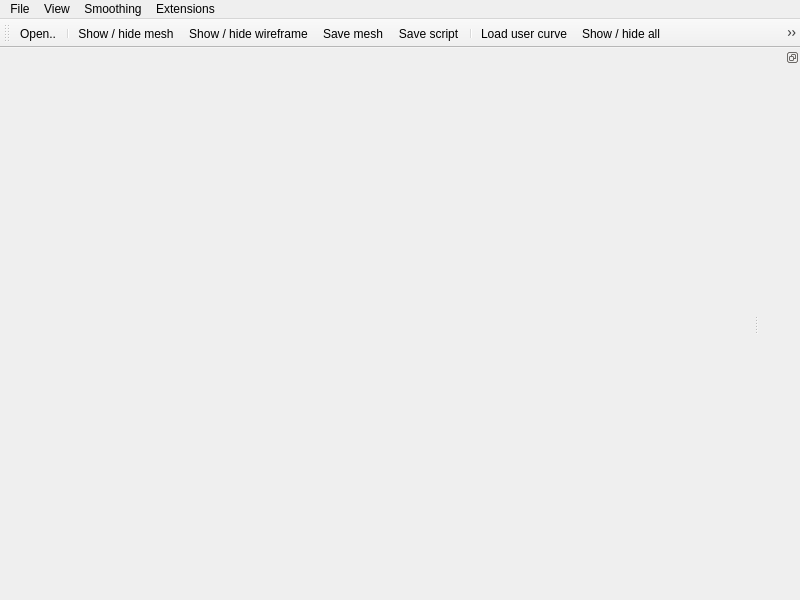
<?xml version="1.0" encoding="UTF-8"?>
<ui version="4.0">
 <class>ExtendMeshClass</class>
 <widget class="QMainWindow" name="ExtendMeshClass">
  <property name="geometry">
   <rect>
    <x>0</x>
    <y>0</y>
    <width>800</width>
    <height>600</height>
   </rect>
  </property>
  <property name="windowTitle">
   <string>Extend Mesh</string>
  </property>
  <property name="windowIcon">
   <iconset resource="extendMesh.qrc">
    <normaloff>:/ExtendMesh/Resources/app.ico</normaloff>:/ExtendMesh/Resources/app.ico</iconset>
  </property>
  <widget class="QWidget" name="centralWidget">
   <layout class="QHBoxLayout" name="horizontalLayout">
    <property name="spacing">
     <number>0</number>
    </property>
    <property name="margin">
     <number>0</number>
    </property>
    <item>
     <widget class="Viewer" name="viewer" native="true"/>
    </item>
    <item>
     <widget class="Commander" name="commander" native="true"/>
    </item>
   </layout>
  </widget>
  <widget class="QMenuBar" name="menuBar">
   <property name="geometry">
    <rect>
     <x>0</x>
     <y>0</y>
     <width>800</width>
     <height>25</height>
    </rect>
   </property>
   <widget class="QMenu" name="menuFile">
    <property name="title">
     <string>File</string>
    </property>
    <addaction name="actionOpen"/>
    <addaction name="separator"/>
    <addaction name="actionSaveMesh"/>
    <addaction name="actionSaveScript"/>
    <addaction name="separator"/>
    <addaction name="actionQuit"/>
   </widget>
   <widget class="QMenu" name="menuView">
    <property name="title">
     <string>View</string>
    </property>
    <addaction name="actionToggleMeshVisible"/>
    <addaction name="actionToggleMeshWireframe"/>
    <addaction name="separator"/>
    <addaction name="actionSwitchCamera"/>
    <addaction name="separator"/>
    <addaction name="actionChangeRenderStyle"/>
   </widget>
   <widget class="QMenu" name="menuSmoothing">
    <property name="title">
     <string>Smoothing</string>
    </property>
    <addaction name="actionLaplacianSmoothing"/>
    <addaction name="actionMeanCurvatureFlow"/>
   </widget>
   <widget class="QMenu" name="menuExtensions">
    <property name="title">
     <string>Extensions</string>
    </property>
    <addaction name="actionLoadUserCurve"/>
    <addaction name="separator"/>
    <addaction name="actionToggleExtenShowAll"/>
    <addaction name="actionToggleExtenWireframe"/>
    <addaction name="actionToggleExtenColoredPatches"/>
    <addaction name="actionToggleExtenCrossSections"/>
   </widget>
   <addaction name="menuFile"/>
   <addaction name="menuView"/>
   <addaction name="menuSmoothing"/>
   <addaction name="menuExtensions"/>
  </widget>
  <widget class="QToolBar" name="mainToolBar">
   <attribute name="toolBarArea">
    <enum>TopToolBarArea</enum>
   </attribute>
   <attribute name="toolBarBreak">
    <bool>false</bool>
   </attribute>
   <addaction name="actionOpen"/>
   <addaction name="separator"/>
   <addaction name="actionToggleMeshVisible"/>
   <addaction name="actionToggleMeshWireframe"/>
   <addaction name="actionSaveMesh"/>
   <addaction name="actionSaveScript"/>
   <addaction name="separator"/>
   <addaction name="actionLoadUserCurve"/>
   <addaction name="actionToggleExtenShowAll"/>
   <addaction name="actionToggleExtenWireframe"/>
   <addaction name="actionToggleExtenCrossSections"/>
  </widget>
  <widget class="QDockWidget" name="sideBarDock">
   <property name="features">
    <set>QDockWidget::DockWidgetFloatable|QDockWidget::DockWidgetMovable</set>
   </property>
   <attribute name="dockWidgetArea">
    <number>2</number>
   </attribute>
   <widget class="SideBar" name="sideBar"/>
  </widget>
  <action name="actionOpen">
   <property name="icon">
    <iconset resource="extendMesh.qrc">
     <normaloff>:/ExtendMesh/Resources/open2.png</normaloff>:/ExtendMesh/Resources/open2.png</iconset>
   </property>
   <property name="text">
    <string>Open..</string>
   </property>
  </action>
  <action name="actionSaveMesh">
   <property name="icon">
    <iconset resource="extendMesh.qrc">
     <normaloff>:/ExtendMesh/Resources/save.png</normaloff>:/ExtendMesh/Resources/save.png</iconset>
   </property>
   <property name="text">
    <string>Save mesh...</string>
   </property>
  </action>
  <action name="actionSaveScript">
   <property name="icon">
    <iconset resource="extendMesh.qrc">
     <normaloff>:/ExtendMesh/Resources/saveScript.png</normaloff>:/ExtendMesh/Resources/saveScript.png</iconset>
   </property>
   <property name="text">
    <string>Save script</string>
   </property>
  </action>
  <action name="actionQuit">
   <property name="icon">
    <iconset resource="extendMesh.qrc">
     <normaloff>:/ExtendMesh/Resources/power_off.png</normaloff>:/ExtendMesh/Resources/power_off.png</iconset>
   </property>
   <property name="text">
    <string>Quit</string>
   </property>
  </action>
  <action name="actionToggleMeshWireframe">
   <property name="icon">
    <iconset resource="extendMesh.qrc">
     <normaloff>:/ExtendMesh/Resources/wireframe.png</normaloff>:/ExtendMesh/Resources/wireframe.png</iconset>
   </property>
   <property name="text">
    <string>Show / hide wireframe</string>
   </property>
  </action>
  <action name="actionSwitchCamera">
   <property name="text">
    <string>Switch camera type</string>
   </property>
  </action>
  <action name="actionChangeRenderStyle">
   <property name="text">
    <string>Change render style</string>
   </property>
  </action>
  <action name="actionLaplacianSmoothing">
   <property name="text">
    <string>Laplacian Smoothing</string>
   </property>
  </action>
  <action name="actionMeanCurvatureFlow">
   <property name="text">
    <string>Mean Curvature Flow</string>
   </property>
  </action>
  <action name="actionToggleExtenShowAll">
   <property name="icon">
    <iconset resource="extendMesh.qrc">
     <normaloff>:/ExtendMesh/Resources/eyeExten.png</normaloff>:/ExtendMesh/Resources/eyeExten.png</iconset>
   </property>
   <property name="text">
    <string>Show / hide all</string>
   </property>
  </action>
  <action name="actionToggleExtenWireframe">
   <property name="icon">
    <iconset resource="extendMesh.qrc">
     <normaloff>:/ExtendMesh/Resources/wireframeExten.png</normaloff>:/ExtendMesh/Resources/wireframeExten.png</iconset>
   </property>
   <property name="text">
    <string>Show / hide wireframe</string>
   </property>
  </action>
  <action name="actionToggleExtenColoredPatches">
   <property name="text">
    <string>Show / hide false colored patches</string>
   </property>
  </action>
  <action name="actionToggleExtenCrossSections">
   <property name="icon">
    <iconset resource="extendMesh.qrc">
     <normaloff>:/ExtendMesh/Resources/cross_sections.png</normaloff>:/ExtendMesh/Resources/cross_sections.png</iconset>
   </property>
   <property name="text">
    <string>Show / hide cross-sections</string>
   </property>
  </action>
  <action name="actionLoadUserCurve">
   <property name="icon">
    <iconset resource="extendMesh.qrc">
     <normaloff>:/ExtendMesh/Resources/open1.png</normaloff>:/ExtendMesh/Resources/open1.png</iconset>
   </property>
   <property name="text">
    <string>Load user curve...</string>
   </property>
  </action>
  <action name="actionToggleMeshVisible">
   <property name="icon">
    <iconset resource="extendMesh.qrc">
     <normaloff>:/ExtendMesh/Resources/eye.png</normaloff>:/ExtendMesh/Resources/eye.png</iconset>
   </property>
   <property name="text">
    <string>Show / hide mesh</string>
   </property>
  </action>
 </widget>
 <layoutdefault spacing="6" margin="11"/>
 <customwidgets>
  <customwidget>
   <class>Viewer</class>
   <extends>QWidget</extends>
   <header>GUI/Viewer.h</header>
   <container>1</container>
  </customwidget>
  <customwidget>
   <class>Commander</class>
   <extends>QWidget</extends>
   <header>GUI/Commander.h</header>
   <container>1</container>
   <slots>
    <slot>OpenMesh()</slot>
    <slot>ToggleWireframe()</slot>
    <slot>ToggleHeightPoints()</slot>
    <slot>ToggleVisible()</slot>
    <slot>SmoothRegular()</slot>
    <slot>SmoothCurvature()</slot>
    <slot>ToggleCameraProjection()</slot>
    <slot>ToggleShowHideAllDF()</slot>
    <slot>ToggleShowAsNormalizedPoints()</slot>
    <slot>SelectModeReconstructedPoints()</slot>
    <slot>ToggleShowDisplacements()</slot>
    <slot>ToggleShowCrossSections()</slot>
    <slot>ToggleSkelUserFriendly()</slot>
    <slot>ToggleShowGridMesh()</slot>
    <slot>OutputGridMesh()</slot>
    <slot>SaveScript()</slot>
    <slot>ToggleWireframeGridMesh()</slot>
    <slot>LoadUserCurve()</slot>
    <slot>ChangeBackgroundColor()</slot>
    <slot>ChangeRenderStyle()</slot>
    <slot>InfoMesh()</slot>
    <slot>ToggleShowColoredPatches()</slot>
    <slot>SaveMesh()</slot>
    <slot>OpenSkeleton()</slot>
    <slot>ShowHideSkeleton()</slot>
    <slot>OpenMeshWithSkeleton()</slot>
    <slot>CreateCylindricalParam()</slot>
    <slot>ToggleProjections()</slot>
    <slot>ToggleRefVectors()</slot>
    <slot>SmoothSelectedEdges()</slot>
    <slot>ToggleShowHideAllCP()</slot>
    <slot>Synthesize()</slot>
    <slot>Extend()</slot>
    <slot>CreateDisplacementField()</slot>
    <slot>TestSlicer()</slot>
    <slot>ToggleShowNormals()</slot>
    <slot>MoveVertex()</slot>
   </slots>
  </customwidget>
  <customwidget>
   <class>SideBar</class>
   <extends>QWidget</extends>
   <header>GUI/SideBar.h</header>
   <container>1</container>
  </customwidget>
 </customwidgets>
 <resources>
  <include location="extendMesh.qrc"/>
 </resources>
 <connections>
  <connection>
   <sender>actionQuit</sender>
   <signal>triggered()</signal>
   <receiver>ExtendMeshClass</receiver>
   <slot>close()</slot>
   <hints>
    <hint type="sourcelabel">
     <x>-1</x>
     <y>-1</y>
    </hint>
    <hint type="destinationlabel">
     <x>399</x>
     <y>299</y>
    </hint>
   </hints>
  </connection>
  <connection>
   <sender>actionOpen</sender>
   <signal>triggered()</signal>
   <receiver>commander</receiver>
   <slot>OpenMesh()</slot>
   <hints>
    <hint type="sourcelabel">
     <x>-1</x>
     <y>-1</y>
    </hint>
    <hint type="destinationlabel">
     <x>548</x>
     <y>327</y>
    </hint>
   </hints>
  </connection>
  <connection>
   <sender>actionToggleMeshWireframe</sender>
   <signal>triggered()</signal>
   <receiver>commander</receiver>
   <slot>ToggleWireframe()</slot>
   <hints>
    <hint type="sourcelabel">
     <x>-1</x>
     <y>-1</y>
    </hint>
    <hint type="destinationlabel">
     <x>548</x>
     <y>327</y>
    </hint>
   </hints>
  </connection>
  <connection>
   <sender>actionToggleMeshVisible</sender>
   <signal>triggered()</signal>
   <receiver>commander</receiver>
   <slot>ToggleVisible()</slot>
   <hints>
    <hint type="sourcelabel">
     <x>-1</x>
     <y>-1</y>
    </hint>
    <hint type="destinationlabel">
     <x>548</x>
     <y>327</y>
    </hint>
   </hints>
  </connection>
  <connection>
   <sender>actionToggleExtenWireframe</sender>
   <signal>triggered()</signal>
   <receiver>commander</receiver>
   <slot>ToggleWireframeGridMesh()</slot>
   <hints>
    <hint type="sourcelabel">
     <x>-1</x>
     <y>-1</y>
    </hint>
    <hint type="destinationlabel">
     <x>548</x>
     <y>327</y>
    </hint>
   </hints>
  </connection>
  <connection>
   <sender>mainToolBar</sender>
   <signal>actionTriggered(QAction*)</signal>
   <receiver>viewer</receiver>
   <slot>update()</slot>
   <hints>
    <hint type="sourcelabel">
     <x>399</x>
     <y>37</y>
    </hint>
    <hint type="destinationlabel">
     <x>186</x>
     <y>327</y>
    </hint>
   </hints>
  </connection>
  <connection>
   <sender>actionLaplacianSmoothing</sender>
   <signal>triggered()</signal>
   <receiver>commander</receiver>
   <slot>SmoothRegular()</slot>
   <hints>
    <hint type="sourcelabel">
     <x>-1</x>
     <y>-1</y>
    </hint>
    <hint type="destinationlabel">
     <x>548</x>
     <y>327</y>
    </hint>
   </hints>
  </connection>
  <connection>
   <sender>actionMeanCurvatureFlow</sender>
   <signal>triggered()</signal>
   <receiver>commander</receiver>
   <slot>SmoothCurvature()</slot>
   <hints>
    <hint type="sourcelabel">
     <x>-1</x>
     <y>-1</y>
    </hint>
    <hint type="destinationlabel">
     <x>548</x>
     <y>327</y>
    </hint>
   </hints>
  </connection>
  <connection>
   <sender>actionToggleExtenCrossSections</sender>
   <signal>triggered()</signal>
   <receiver>commander</receiver>
   <slot>ToggleShowCrossSections()</slot>
   <hints>
    <hint type="sourcelabel">
     <x>-1</x>
     <y>-1</y>
    </hint>
    <hint type="destinationlabel">
     <x>551</x>
     <y>327</y>
    </hint>
   </hints>
  </connection>
  <connection>
   <sender>actionSaveMesh</sender>
   <signal>triggered()</signal>
   <receiver>commander</receiver>
   <slot>SaveMesh()</slot>
   <hints>
    <hint type="sourcelabel">
     <x>-1</x>
     <y>-1</y>
    </hint>
    <hint type="destinationlabel">
     <x>551</x>
     <y>327</y>
    </hint>
   </hints>
  </connection>
  <connection>
   <sender>actionSaveScript</sender>
   <signal>triggered()</signal>
   <receiver>commander</receiver>
   <slot>SaveScript()</slot>
   <hints>
    <hint type="sourcelabel">
     <x>-1</x>
     <y>-1</y>
    </hint>
    <hint type="destinationlabel">
     <x>551</x>
     <y>327</y>
    </hint>
   </hints>
  </connection>
  <connection>
   <sender>actionToggleExtenShowAll</sender>
   <signal>triggered()</signal>
   <receiver>commander</receiver>
   <slot>ToggleShowGridMesh()</slot>
   <hints>
    <hint type="sourcelabel">
     <x>-1</x>
     <y>-1</y>
    </hint>
    <hint type="destinationlabel">
     <x>551</x>
     <y>327</y>
    </hint>
   </hints>
  </connection>
  <connection>
   <sender>actionSwitchCamera</sender>
   <signal>triggered()</signal>
   <receiver>commander</receiver>
   <slot>ToggleCameraProjection()</slot>
   <hints>
    <hint type="sourcelabel">
     <x>-1</x>
     <y>-1</y>
    </hint>
    <hint type="destinationlabel">
     <x>557</x>
     <y>332</y>
    </hint>
   </hints>
  </connection>
 </connections>
</ui>
